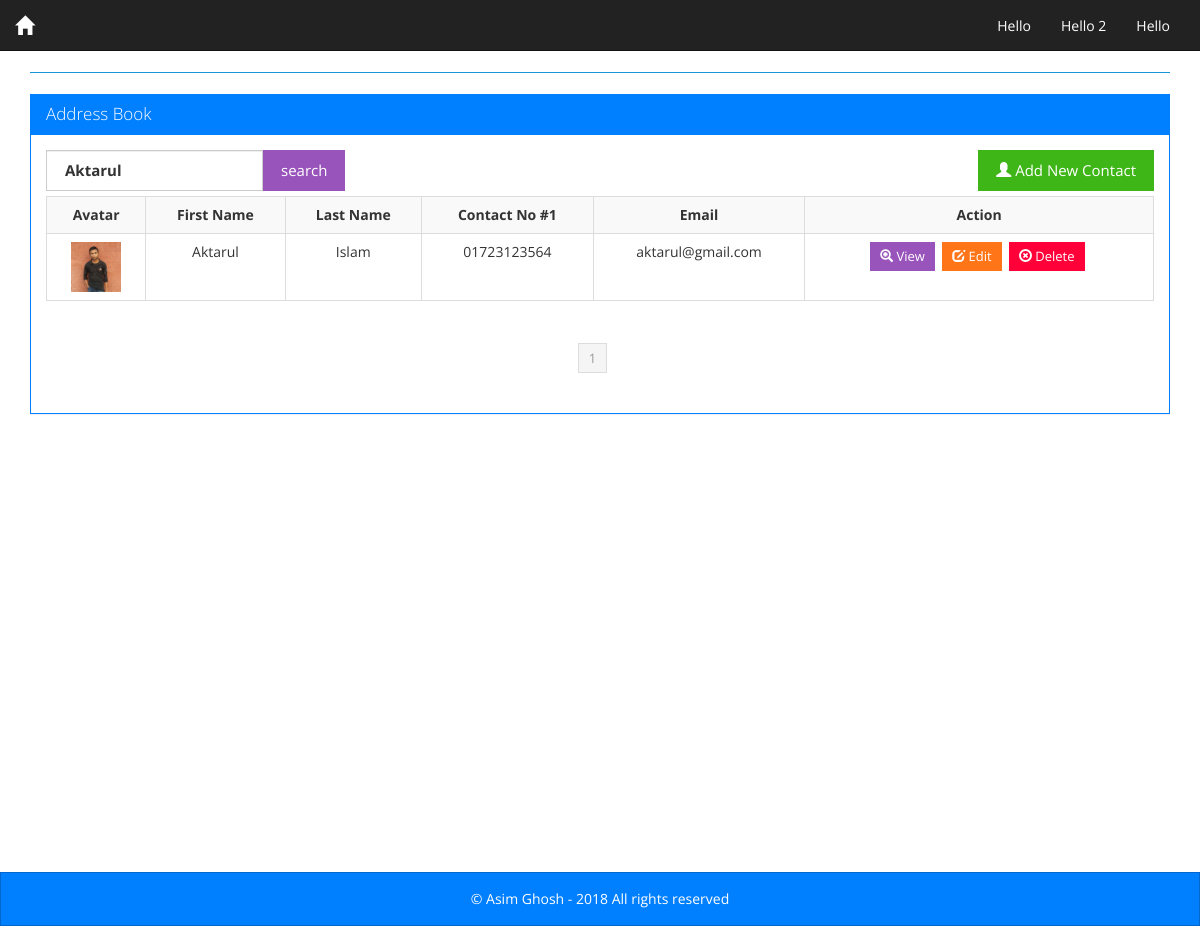
The page /index.php?keyword=Aktarul on the database its author committed.
### tables this page shows
CREATE TABLE IF NOT EXISTS `tbl_contacts` (
`contact_id` int(15) NOT NULL,
  `first_name` varchar(255) NOT NULL,
  `middle_name` varchar(255) NOT NULL,
  `last_name` varchar(255) NOT NULL,
  `address` text,
  `contact_no1` varchar(255) NOT NULL,
  `contact_no2` varchar(255) DEFAULT NULL,
  `email_address` varchar(255) NOT NULL,
  `profile_pic` varchar(255) DEFAULT NULL
);

### index.php (the view, shortened to what this page needs)
<?php
require_once './config.php';
include './header.php';
if (!(isset($_GET['pagenum']))) {
  $pagenum = 1;
} else {
  $pagenum = $_GET['pagenum'];
}
$page_limit = ($_GET["show"] <> "" && is_numeric($_GET["show"]) ) ? $_GET["show"] : 8;
try {
  $keyword = trim($_GET["keyword"]);
  if ($keyword <> "" ) {
    $sql = "SELECT * FROM tbl_contacts WHERE 1 AND "
            . " (first_name LIKE :keyword) ORDER BY first_name ";
    $stmt = $DB->prepare($sql);
    $stmt->bindValue(":keyword", $keyword."%");
  } else {
    $sql = "SELECT * FROM tbl_contacts WHERE 1 ORDER BY first_name ";
    $stmt = $DB->prepare($sql);
  }
  $stmt->execute();
  $total_count = count($stmt->fetchAll());
  $last = ceil($total_count / $page_limit);
  $lower_limit = ($pagenum - 1) * $page_limit;
  $lower_limit = ($lower_limit < 0) ? 0 : $lower_limit;
  $sql2 = $sql . " limit " . ($lower_limit) . " ,  " . ($page_limit) . " ";
  $stmt = $DB->prepare($sql2);
  if ($keyword <> "" ) {
    $stmt->bindValue(":keyword", $keyword."%");
   }
  $stmt->execute();
  $results = $stmt->fetchAll();
} catch (Exception $ex) {
  echo $ex->getMessage();
}
?>
<div class="row">
  <div class="panel panel-primary">
    <div class="panel-heading">
      <h3 class="panel-title">Address Book</h3>
    </div>
    <div class="panel-body">
      <div class="col-lg-12" style="padding-left: 0; padding-right: 0;" >
        <form action="index.php" method="get" >
        <div class="col-lg-6 pull-left"style="padding-left: 0;"  >
          <span class="pull-left">
            <label class="col-lg-12 control-label" for="keyword" style="padding-right: 0;">
              <input type="text" value="<?php echo $_GET["keyword"]; ?>" placeholder="search by first name" id="" class="form-control" name="keyword" style="height: 41px;">
            </label>
            </span>
          <button class="btn btn-info">search</button>
        </div>
        </form>
        <div class="pull-right" ><a href="contacts.php"><button class="btn btn-success"><span class="glyphicon glyphicon-user"></span> Add New Contact</button></a></div>
      </div>
      <div class="clearfix"></div>
<?php if (count($results) > 0) { ?>
        <div class="table-responsive">
          <table class="table table-striped table-hover table-bordered ">
            <tbody><tr>
                <th>Avatar</th>
                <th>First Name</th>
                <th>Last Name</th>
                <th>Contact No #1 </th>
                <th>Email </th>
                <th>Action </th>
              </tr>
  <?php foreach ($results as $res) { ?>
                <tr>
                  <td style="text-align: center;">
                <?php $pic = ($res["profile_pic"] <> "" ) ? $res["profile_pic"] : "no_avatar.png" ?>
                    <a href="profile_pics/<?php echo $pic ?>" target="_blank"><img src="profile_pics/<?php echo $pic ?>" alt="" width="50" height="50" ></a>
                  </td>
                  <td><?php echo $res["first_name"]; ?></td>
                  <td><?php echo $res["last_name"]; ?></td>
                  <td><?php echo $res["contact_no1"]; ?></td>
                  <td><?php echo $res["email_address"]; ?></td>
                  <td>
                    <a href="view_contacts.php?cid=<?php echo $res["contact_id"]; ?>"><button class="btn btn-sm btn-info"><span class="glyphicon glyphicon-zoom-in"></span> View</button></a>&nbsp;
                    <a href="contacts.php?m=update&cid=<?php echo $res["contact_id"]; ?>&pagenum=<?php echo $_GET["pagenum"]; ?>"><button class="btn btn-sm btn-warning"><span class="glyphicon glyphicon-edit"></span> Edit</button></a>&nbsp;
                    <a href="process_form.php?mode=delete&cid=<?php echo $res["contact_id"]; ?>&keyword=<?php echo $_GET["keyword"]; ?>&pagenum=<?php echo $_GET["pagenum"]; ?>" onclick="return confirm('Are you sure?')"><button class="btn btn-sm btn-danger"><span class="glyphicon glyphicon-remove-circle"></span> Delete</button></a>&nbsp;
                  </td>
                </tr>
  <?php } ?>
            </tbody></table>
        </div>
        <div class="col-lg-12 center">
          <ul class="pagination pagination-sm">
  <?php
  for ($i = 1; $i <= $last; $i++) {
    if ($i == $pagenum) {
      ?>
                <li class="active"><a href="javascript:void(0);" ><?php echo $i ?></a></li>
                <?php
              } else {
                ?>
                <li><a href="index.php?pagenum=<?php echo $i; ?>&keyword=<?php echo $_GET["keyword"]; ?>" class="links"  onclick="displayRecords('<?php echo $page_limit; ?>', '<?php echo $i; ?>');" ><?php echo $i ?></a></li>
                <?php
              }
            }
            ?>
          </ul>
        </div>
          <?php } else { ?>
        <div class="well well-lg">No contacts found.</div>
<?php } ?>
    </div>
  </div>
</div>
      <?php
      include './footer.php';
      ?>

### style.css (style rules this page uses)
html, body { height: 100%; }
body { font-size: 14px; line-height: 18px; }
.mainbody .row { margin: 0px; }
.panel-body { width: 100%; margin: 0 auto; }
.col-lg-12 { padding-left: 0; }
.table-bordered > thead > tr > th, .table-bordered > tbody > tr > th, .table-bordered > tfoot > tr > th, .table-bordered > thead > tr > td, .table-bordered > tbody > tr > td, .table-bordered > tfoot > tr > td { text-align: center; }
.center { float:none; margin: 0 auto; text-align: center; }

### rows shown on the page
tbl_contacts: profile_pic (picture), first_name "Aktarul", last_name "Islam", contact_no1 "01723123564", email_address "aktarul@gmail.com"
